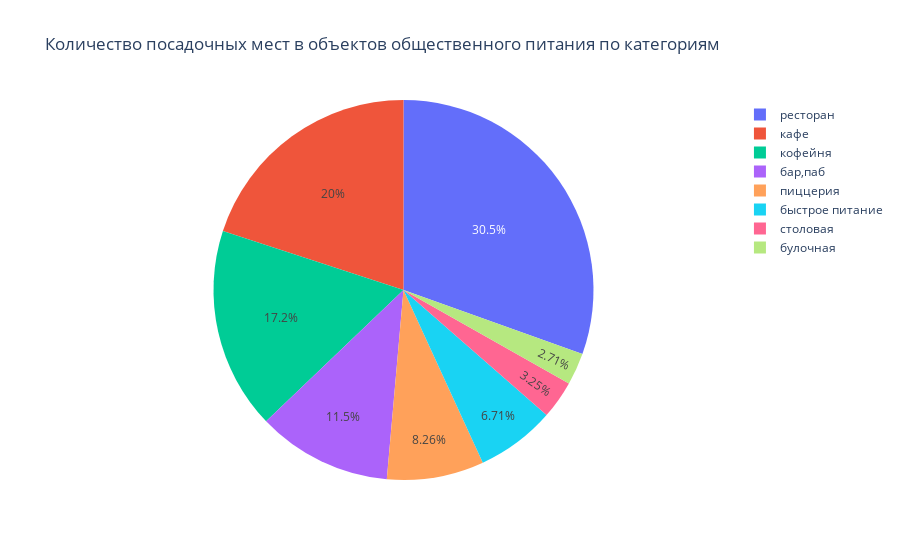

Notebook code cell kept with this figure:
### Code cell
name_rest = seats.category
values = seats.seats

fig = go.Figure(data=[go.Pie(labels=name_rest, values=values)])
fig.update_layout(
    title_text="Количество посадочных мест в объектов общественного питания по категориям",
)
fig.show()

### Figure 1 — Plotly figure (JSON) as saved in the notebook; plotly's stock layout.template omitted (floating-point values rounded to 4 significant figures)
{"data": [{"labels": ["ресторан", "кафе", "кофейня", "бар,паб", "пиццерия", "быстрое питание", "столовая", "булочная"], "type": "pie", "values": [147695, 96829, 83191, 55573, 40025, 32547, 15759, 13148]}], "layout": {"title": {"text": "Количество посадочных мест в объектов общественного питания по категориям"}}}
